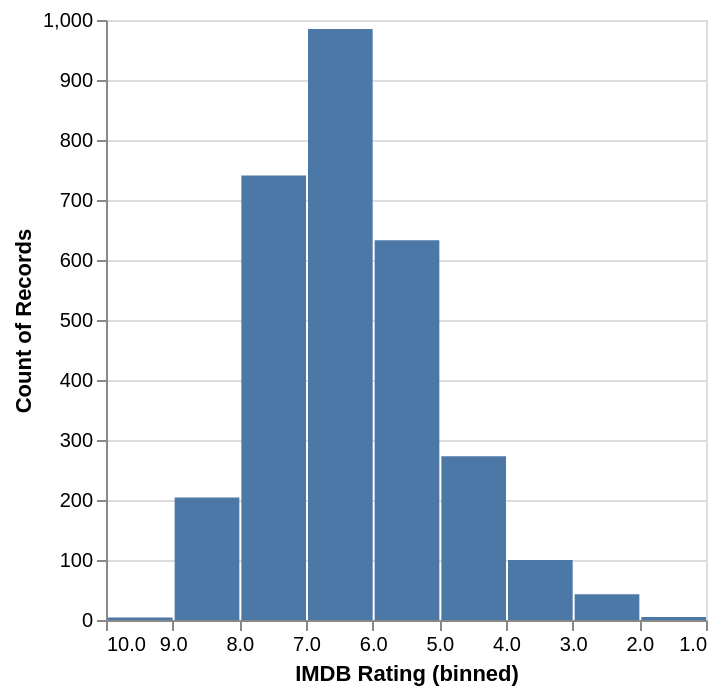

The Vega-Lite source for this figure:
### Vega-Lite specification from a JSON file in a GitHub repository (floating-point values rounded to 4 significant figures; data arrays with more than 128 entries replaced by an {"elided": "..."} marker saying what was removed)
{"$schema": "https://vega.github.io/schema/vega-lite/v4.json", "data": {"values": {"elided": "3201 records"}}, "mark": "bar", "encoding": {"x": {"bin": true, "field": "IMDB Rating", "scale": {"reverse": true}}, "y": {"aggregate": "count"}}}
